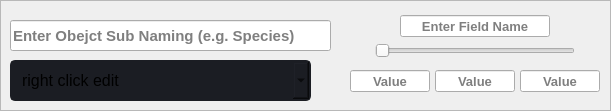
        <widget class="QFrame" name="frame_object_sub_types">
         <property name="geometry">
          <rect>
           <x>385</x>
           <y>170</y>
           <width>611</width>
           <height>111</height>
          </rect>
         </property>
         <property name="styleSheet">
          <string notr="true">#frame_object_sub_types{
border: 1px solid rgb(170, 170, 255);
border-radius:15px;}
</string>
         </property>
         <property name="frameShape">
          <enum>QFrame::StyledPanel</enum>
         </property>
         <property name="frameShadow">
          <enum>QFrame::Raised</enum>
         </property>
         <widget class="InteractiveCombo" name="cmb_object_sub">
          <property name="geometry">
           <rect>
            <x>10</x>
            <y>60</y>
            <width>301</width>
            <height>41</height>
           </rect>
          </property>
          <property name="font">
           <font>
            <family>Segoe UI</family>
            <pointsize>12</pointsize>
           </font>
          </property>
          <property name="styleSheet">
           <string notr="true">QComboBox{
	background-color: rgb(27, 29, 35);
	border-radius: 5px;
	border: 2px solid rgb(27, 29, 35);
	padding: 5px;
	padding-left: 10px;
}
QComboBox:hover{
	border: 2px solid rgb(64, 71, 88);
}
QComboBox QAbstractItemView {
	color: rgb(85, 170, 255);	
	background-color: rgb(27, 29, 35);
	padding: 10px;
	selection-background-color: rgb(39, 44, 54);
}</string>
          </property>
          <property name="placeholderText">
           <string>right click edit</string>
          </property>
         </widget>
         <widget class="QLineEdit" name="le_custom_object_sub_naming">
          <property name="geometry">
           <rect>
            <x>10</x>
            <y>20</y>
            <width>321</width>
            <height>31</height>
           </rect>
          </property>
          <property name="font">
           <font>
            <pointsize>11</pointsize>
            <bold>true</bold>
           </font>
          </property>
          <property name="text">
           <string/>
          </property>
          <property name="placeholderText">
           <string>Enter Obejct Sub Naming (e.g. Species)</string>
          </property>
         </widget>
         <widget class="QFrame" name="frame_17">
          <property name="geometry">
           <rect>
            <x>350</x>
            <y>10</y>
            <width>250</width>
            <height>83</height>
           </rect>
          </property>
          <property name="font">
           <font>
            <family>Segoe UI</family>
           </font>
          </property>
          <property name="styleSheet">
           <string notr="true"/>
          </property>
          <property name="frameShape">
           <enum>QFrame::NoFrame</enum>
          </property>
          <property name="frameShadow">
           <enum>QFrame::Raised</enum>
          </property>
          <widget class="QSlider" name="triple_sub_type">
           <property name="geometry">
            <rect>
             <x>25</x>
             <y>30</y>
             <width>200</width>
             <height>22</height>
            </rect>
           </property>
           <property name="font">
            <font>
             <family>Segoe UI</family>
            </font>
           </property>
           <property name="maximum">
            <number>2</number>
           </property>
           <property name="pageStep">
            <number>1</number>
           </property>
           <property name="orientation">
            <enum>Qt::Horizontal</enum>
           </property>
          </widget>
          <widget class="QLineEdit" name="le_sub_type_option_name">
           <property name="geometry">
            <rect>
             <x>50</x>
             <y>5</y>
             <width>150</width>
             <height>22</height>
            </rect>
           </property>
           <property name="font">
            <font>
             <pointsize>10</pointsize>
             <bold>true</bold>
            </font>
           </property>
           <property name="text">
            <string/>
           </property>
           <property name="alignment">
            <set>Qt::AlignCenter</set>
           </property>
           <property name="placeholderText">
            <string>Enter Field Name</string>
           </property>
          </widget>
          <widget class="QLineEdit" name="le_sub_type_option_value_0">
           <property name="geometry">
            <rect>
             <x>0</x>
             <y>60</y>
             <width>80</width>
             <height>22</height>
            </rect>
           </property>
           <property name="font">
            <font>
             <pointsize>10</pointsize>
             <bold>true</bold>
            </font>
           </property>
           <property name="text">
            <string/>
           </property>
           <property name="alignment">
            <set>Qt::AlignCenter</set>
           </property>
           <property name="placeholderText">
            <string>Value</string>
           </property>
          </widget>
          <widget class="QLineEdit" name="le_sub_type_option_value_1">
           <property name="geometry">
            <rect>
             <x>85</x>
             <y>60</y>
             <width>80</width>
             <height>22</height>
            </rect>
           </property>
           <property name="font">
            <font>
             <pointsize>10</pointsize>
             <bold>true</bold>
            </font>
           </property>
           <property name="text">
            <string/>
           </property>
           <property name="alignment">
            <set>Qt::AlignCenter</set>
           </property>
           <property name="placeholderText">
            <string>Value</string>
           </property>
          </widget>
          <widget class="QLineEdit" name="le_sub_type_option_value_2">
           <property name="geometry">
            <rect>
             <x>170</x>
             <y>60</y>
             <width>80</width>
             <height>22</height>
            </rect>
           </property>
           <property name="font">
            <font>
             <pointsize>10</pointsize>
             <bold>true</bold>
            </font>
           </property>
           <property name="text">
            <string/>
           </property>
           <property name="alignment">
            <set>Qt::AlignCenter</set>
           </property>
           <property name="placeholderText">
            <string>Value</string>
           </property>
          </widget>
         </widget>
        </widget>
